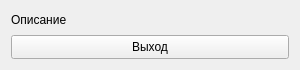
<?xml version="1.0" encoding="UTF-8"?>
<ui version="4.0">
 <class>MyForm</class>
 <widget class="QWidget" name="MyForm">
  <property name="geometry">
   <rect>
    <x>0</x>
    <y>0</y>
    <width>300</width>
    <height>70</height>
   </rect>
  </property>
  <property name="windowTitle">
   <string>Form</string>
  </property>
  <layout class="QHBoxLayout" name="horizontalLayout">
   <item>
    <layout class="QVBoxLayout" name="verticalLayout">
     <item>
      <widget class="QLabel" name="label">
       <property name="maximumSize">
        <size>
         <width>16777215</width>
         <height>18</height>
        </size>
       </property>
       <property name="text">
        <string>Описание</string>
       </property>
      </widget>
     </item>
     <item>
      <widget class="QPushButton" name="btnQuit">
       <property name="maximumSize">
        <size>
         <width>16777215</width>
         <height>26</height>
        </size>
       </property>
       <property name="text">
        <string>Выход</string>
       </property>
      </widget>
     </item>
    </layout>
   </item>
  </layout>
 </widget>
 <resources/>
 <connections/>
</ui>
